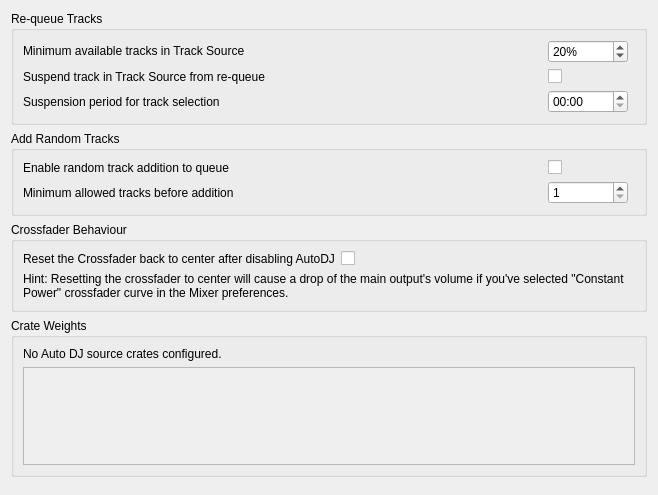
<?xml version="1.0" encoding="UTF-8"?>
<ui version="4.0">
 <class>DlgPrefAutoDJDlg</class>
 <widget class="QWidget" name="DlgPrefAutoDJDlg">
  <property name="geometry">
   <rect>
    <x>0</x>
    <y>0</y>
    <width>658</width>
    <height>239</height>
   </rect>
  </property>
  <property name="windowTitle">
   <string>Auto DJ Preferences</string>
  </property>
  <layout class="QVBoxLayout" name="AutoDJGridLayout">

   <item>
    <widget class="QGroupBox" name="RequeueOptions">
      <property name="title">
       <string>Re-queue Tracks</string>
      </property>
      <property name="alignment">
       <set>Qt::AlignLeading|Qt::AlignLeft|Qt::AlignTop</set>
      </property>
      <layout class="QGridLayout" name="RequeGridLayout">

       <item row="0" column="0">
        <widget class="QLabel" name="MinimumAvailableLabel">
         <property name="sizePolicy">
          <sizepolicy hsizetype="Minimum" vsizetype="Fixed">
           <horstretch>0</horstretch>
           <verstretch>0</verstretch>
          </sizepolicy>
         </property>
         <property name="text">
          <string>Minimum available tracks in Track Source</string>
         </property>
        </widget>
       </item>

       <item row="0" column="1">
        <widget class="QSpinBox" name="MinimumAvailableSpinBox">
         <property name="toolTip">
          <string>This percentage of tracks are always available for selecting, regardless of when they were last played.</string>
         </property>
         <property name="suffix">
          <string>%</string>
         </property>
         <property name="maximum">
          <number>100</number>
         </property>
         <property name="value">
          <number>20</number>
         </property>
         <property name="minimumSize">
          <size>
           <width>60</width>
           <height>0</height>
          </size>
         </property>
         <property name="maximumSize">
          <size>
           <width>80</width>
           <height>16777215</height>
          </size>
         </property>
        </widget>
       </item>

       <item row="1" column="0">
        <widget class="QLabel" name="RequeueIgnoreLabel">
         <property name="sizePolicy">
          <sizepolicy hsizetype="Minimum" vsizetype="Preferred">
           <horstretch>0</horstretch>
           <verstretch>0</verstretch>
          </sizepolicy>
         </property>
         <property name="toolTip">
          <string>Uncheck, to ignore all played tracks.</string>
         </property>
         <property name="text">
          <string>Suspend track in Track Source from re-queue</string>
         </property>
          <property name="buddy">
           <cstring>RequeueIgnoreCheckBox</cstring>
          </property>
        </widget>
       </item>

       <item row="1" column="1">
        <widget class="QCheckBox" name="RequeueIgnoreCheckBox">
         <property name="toolTip">
          <string>Uncheck, to ignore all played tracks.</string>
         </property>
         <property name="text">
          <string/>
         </property>
        </widget>
       </item>

       <item row="2" column="0">
        <widget class="QLabel" name="RequeueIgnoreTimeLabel">
         <property name="sizePolicy">
          <sizepolicy hsizetype="Minimum" vsizetype="Preferred">
           <horstretch>0</horstretch>
           <verstretch>0</verstretch>
          </sizepolicy>
         </property>
         <property name="text">
          <string>Suspension period for track selection</string>
         </property>
        </widget>
       </item>

       <item row="2" column="1">
        <widget class="QTimeEdit" name="RequeueIgnoreTimeEdit">
         <property name="toolTip">
          <string>Duration after which a track is eligible for selection by Auto DJ again</string>
         </property>
         <property name="displayFormat">
          <string>hh:mm</string>
         </property>
         <!--
           TODO: Enable this once we require at least Qt 6.7 and remove the
           corresponding code from the C++ file.
           -->
         <!--<property name="timeZone">
          <enum>QTimeZone::LocalTime</enum>
         </property>-->
         <property name="minimumSize">
          <size>
           <width>60</width>
           <height>0</height>
          </size>
         </property>
         <property name="maximumSize">
          <size>
           <width>80</width>
           <height>16777215</height>
          </size>
         </property>
        </widget>
       </item>

       <item row="2" column="2">
        <spacer name="horizontalSpacerRequeue">
         <property name="orientation">
          <enum>Qt::Horizontal</enum>
         </property>
          <property name="sizePolicy">
           <sizepolicy hsizetype="Expanding" vsizetype="Minimum">
            <horstretch>1</horstretch>
            <verstretch>0</verstretch>
           </sizepolicy>
          </property>
        </spacer>
       </item>

      </layout>
    </widget>
   </item>

   <item>
    <widget class="QGroupBox" name="AddRandomOptions">
      <property name="title">
       <string>Add Random Tracks</string>
      </property>
      <property name="alignment">
       <set>Qt::AlignLeading|Qt::AlignLeft|Qt::AlignTop</set>
      </property>
      <layout class="QGridLayout" name="AddRandomGridLayout">

       <item row="0" column="0">
        <widget class="QLabel" name="RandomQueueLabel">
         <property name="sizePolicy">
          <sizepolicy hsizetype="Minimum" vsizetype="Preferred">
           <horstretch>0</horstretch>
           <verstretch>0</verstretch>
          </sizepolicy>
         </property>
         <property name="text">
          <string>Enable random track addition to queue</string>
         </property>
         <property name="buddy">
          <cstring>RandomQueueCheckBox</cstring>
         </property>
        </widget>
       </item>

       <item row="0" column="1">
        <widget class="QCheckBox" name="RandomQueueCheckBox">
         <property name="toolTip">
          <string>Add random tracks from Track Source if the specified minimum tracks remain</string>
         </property>
        </widget>
       </item>

       <item row="1" column="0">
        <widget class="QLabel" name="RandomQueueMinimumLabel">
         <property name="sizePolicy">
          <sizepolicy hsizetype="Minimum" vsizetype="Preferred">
           <horstretch>0</horstretch>
           <verstretch>0</verstretch>
          </sizepolicy>
         </property>
         <property name="text">
          <string>Minimum allowed tracks before addition</string>
         </property>
        </widget>
       </item>

       <item row="1" column="1">
        <widget class="QSpinBox" name="RandomQueueMinimumSpinBox">
         <property name="enabled">
          <bool>true</bool>
         </property>
         <property name="toolTip">
          <string>Minimum number of tracks after which random tracks may be added</string>
         </property>
         <property name="minimum">
          <number>1</number>
         </property>
         <property name="maximum">
          <number>20</number>
         </property>
         <property name="minimumSize">
          <size>
           <width>60</width>
           <height>0</height>
          </size>
         </property>
         <property name="maximumSize">
          <size>
           <width>80</width>
           <height>16777215</height>
          </size>
         </property>
        </widget>
       </item>

       <item row="1" column="2">
        <spacer name="horizontalSpacerRandom">
         <property name="orientation">
          <enum>Qt::Horizontal</enum>
         </property>
          <property name="sizePolicy">
           <sizepolicy hsizetype="Expanding" vsizetype="Minimum">
            <horstretch>1</horstretch>
            <verstretch>0</verstretch>
           </sizepolicy>
          </property>
        </spacer>
       </item>

      </layout>
    </widget>
   </item>

   <item>
    <widget class="QGroupBox" name="CrossfaderBehaviour">
      <property name="title">
       <string>Crossfader Behaviour</string>
      </property>
      <property name="alignment">
       <set>Qt::AlignLeading|Qt::AlignLeft|Qt::AlignTop</set>
      </property>
      <layout class="QGridLayout" name="CrossfaderBehaviourLayout">

        <item row="0" column="0">
          <widget class="QLabel" name="CenterXfaderLabel">
            <property name="sizePolicy">
              <sizepolicy hsizetype="Preferred" vsizetype="Preferred">
                <horstretch>0</horstretch>
                <verstretch>0</verstretch>
              </sizepolicy>
            </property>
            <property name="text">
              <string>Reset the Crossfader back to center after disabling AutoDJ</string>
            </property>
            <property name="buddy">
              <cstring>CenterXfaderCheckBox</cstring>
            </property>
          </widget>
        </item>

        <item row="0" column="1">
          <widget class="QCheckBox" name="CenterXfaderCheckBox"/>
        </item>

        <item row="0" column="2">
          <spacer name="horizontalSpacerxfaderbehaviour">
            <property name="orientation">
              <enum>Qt::Horizontal</enum>
            </property>
            <property name="sizePolicy">
              <sizepolicy hsizetype="Expanding" vsizetype="Minimum">
                <horstretch>1</horstretch>
                <verstretch>0</verstretch>
              </sizepolicy>
            </property>
          </spacer>
        </item>

        <item row="1" column="0" colspan="3">
          <widget class="QLabel" name="CenterXfaderHintText">
            <property name="sizePolicy">
              <sizepolicy hsizetype="Expanding" vsizetype="Minimum">
                <horstretch>0</horstretch>
                <verstretch>0</verstretch>
              </sizepolicy>
            </property>
            <property name="wordWrap">
             <bool>true</bool>
            </property>
            <property name="text">
              <string>Hint: Resetting the crossfader to center will cause a drop of the main output's volume if you've selected "Constant Power" crossfader curve in the Mixer preferences.</string>
            </property>
          </widget>
        </item>

      </layout>
    </widget>
   </item>

   <item>
    <widget class="QGroupBox" name="groupBoxCrateWeights">
      <property name="title">
       <string>Crate Weights</string>
      </property>
      <property name="alignment">
       <set>Qt::AlignLeading|Qt::AlignLeft|Qt::AlignTop</set>
      </property>
      <layout class="QVBoxLayout" name="verticalLayoutCrateWeights">
       <item>
        <widget class="QLabel" name="labelNoCrates">
         <property name="text">
          <string>No Auto DJ source crates configured.</string>
         </property>
         <property name="visible">
          <bool>false</bool>
         </property>
        </widget>
       </item>
       <item>
        <widget class="QScrollArea" name="scrollAreaWeights">
         <property name="widgetResizable">
          <bool>true</bool>
         </property>
         <widget class="QWidget" name="scrollAreaWidgetContents">
          <property name="geometry">
           <rect>
            <x>0</x>
            <y>0</y>
            <width>0</width>
            <height>0</height>
           </rect>
          </property>
          <layout class="QVBoxLayout" name="verticalLayoutWeights"/>
         </widget>
        </widget>
       </item>
      </layout>
    </widget>
   </item>

   <item>
    <spacer name="verticalSpacer">
     <property name="orientation">
      <enum>Qt::Vertical</enum>
     </property>
      <property name="sizePolicy">
       <sizepolicy hsizetype="Expanding" vsizetype="Expanding">
        <horstretch>0</horstretch>
        <verstretch>1</verstretch>
       </sizepolicy>
      </property>
    </spacer>
   </item>

  </layout>
 </widget>
 <resources/>
 <!-- tabstops -->
 <connections/>
</ui>
